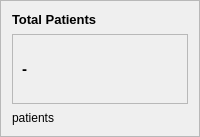
                                   <widget class="QFrame" name="card1_6">
                                    <property name="maximumSize">
                                     <size>
                                      <width>16667</width>
                                      <height>16667</height>
                                     </size>
                                    </property>
                                    <property name="frameShape">
                                     <enum>QFrame::StyledPanel</enum>
                                    </property>
                                    <property name="frameShadow">
                                     <enum>QFrame::Raised</enum>
                                    </property>
                                    <layout class="QVBoxLayout" name="verticalLayout_37">
                                     <property name="spacing">
                                      <number>7</number>
                                     </property>
                                     <property name="leftMargin">
                                      <number>11</number>
                                     </property>
                                     <property name="topMargin">
                                      <number>11</number>
                                     </property>
                                     <property name="rightMargin">
                                      <number>11</number>
                                     </property>
                                     <property name="bottomMargin">
                                      <number>11</number>
                                     </property>
                                     <item>
                                      <widget class="QLabel" name="label_64">
                                       <property name="minimumSize">
                                        <size>
                                         <width>0</width>
                                         <height>0</height>
                                        </size>
                                       </property>
                                       <property name="maximumSize">
                                        <size>
                                         <width>300</width>
                                         <height>16777215</height>
                                        </size>
                                       </property>
                                       <property name="font">
                                        <font>
                                         <pointsize>10</pointsize>
                                         <weight>75</weight>
                                         <bold>true</bold>
                                        </font>
                                       </property>
                                       <property name="styleSheet">
                                        <string notr="true">color: rgb(0, 0, 0);
background-color: none;
font-size:10pt;</string>
                                       </property>
                                       <property name="text">
                                        <string>Total Patients</string>
                                       </property>
                                      </widget>
                                     </item>
                                     <item>
                                      <widget class="QFrame" name="frame_37">
                                       <property name="styleSheet">
                                        <string notr="true">background-color:none;</string>
                                       </property>
                                       <property name="frameShape">
                                        <enum>QFrame::StyledPanel</enum>
                                       </property>
                                       <property name="frameShadow">
                                        <enum>QFrame::Raised</enum>
                                       </property>
                                       <layout class="QHBoxLayout" name="horizontalLayout_44">
                                        <item>
                                         <widget class="QLabel" name="total_patients">
                                          <property name="font">
                                           <font>
                                            <pointsize>11</pointsize>
                                            <weight>75</weight>
                                            <bold>true</bold>
                                           </font>
                                          </property>
                                          <property name="styleSheet">
                                           <string notr="true">color: rgb(0, 0, 0);
font-size:11pt;</string>
                                          </property>
                                          <property name="text">
                                           <string>-</string>
                                          </property>
                                         </widget>
                                        </item>
                                        <item>
                                         <widget class="QLabel" name="label_65">
                                          <property name="minimumSize">
                                           <size>
                                            <width>50</width>
                                            <height>50</height>
                                           </size>
                                          </property>
                                          <property name="maximumSize">
                                           <size>
                                            <width>70</width>
                                            <height>70</height>
                                           </size>
                                          </property>
                                          <property name="text">
                                           <string/>
                                          </property>
                                          <property name="pixmap">
                                           <pixmap resource="scheduler -py full/icons.qrc">:/icons/patient.png</pixmap>
                                          </property>
                                          <property name="scaledContents">
                                           <bool>true</bool>
                                          </property>
                                         </widget>
                                        </item>
                                       </layout>
                                      </widget>
                                     </item>
                                     <item>
                                      <widget class="QLabel" name="label_66">
                                       <property name="font">
                                        <font/>
                                       </property>
                                       <property name="styleSheet">
                                        <string notr="true">background-color:none;
color: rgb(0, 0, 0);</string>
                                       </property>
                                       <property name="text">
                                        <string>patients</string>
                                       </property>
                                      </widget>
                                     </item>
                                    </layout>
                                   </widget>
